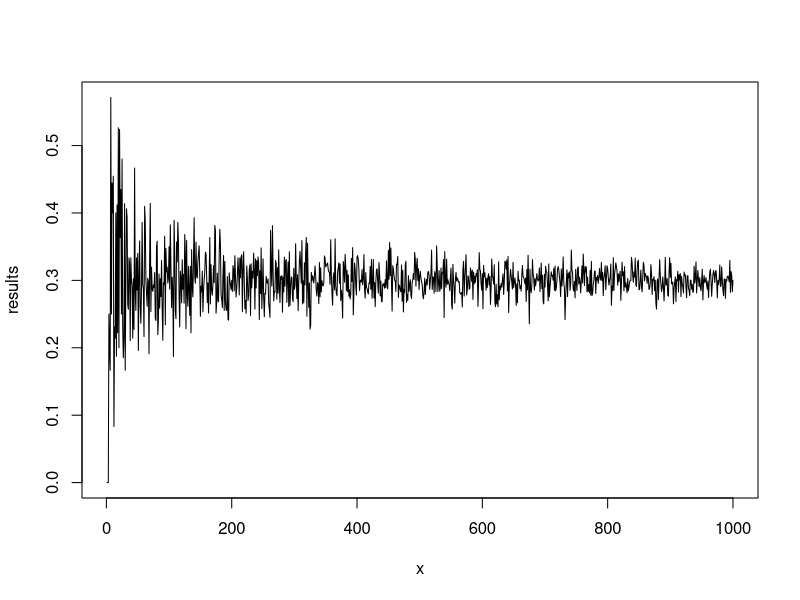
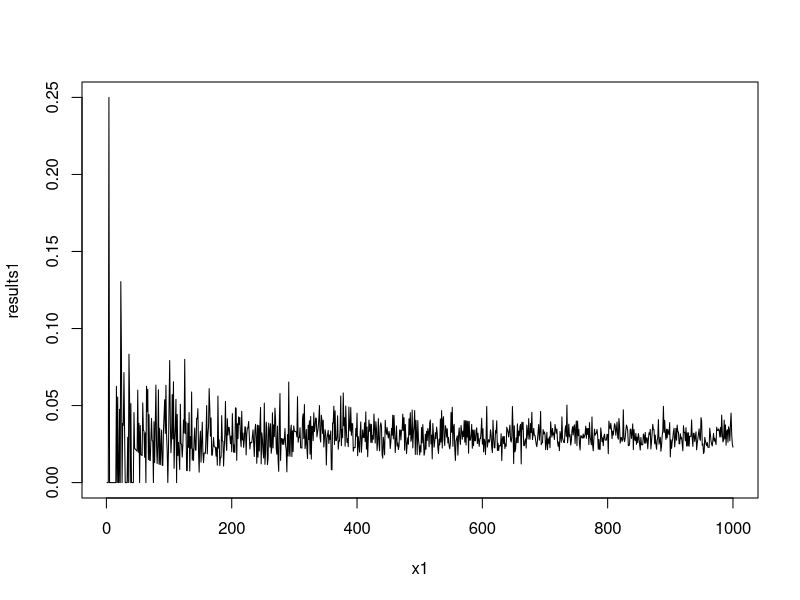

The R script that drew these images, in order:
sample.space <- c("Heads","Tails")

## Simulating for n = 1000 and p = 0.3
c1 <- sample(sample.space, size = 1000,replace = TRUE,prob = c(0.3,0.7))

## Inspecting the simulation
table(c1)

## Simulating for variable n
coinflip <- function(n){
  c2 <- sample(sample.space, size = n,replace = TRUE,prob = c(0.3,0.7))
  return(sum(c2 == "Heads")/n)
}

x <- 1:1000
results <- c()
for(i in x)
{
  results[i] <- coinflip(i) 
}

plot(x,results,type = "l")


## Simulating for n = 1000 and p = 0.03
c3 <- sample(sample.space, size = 1000,replace = TRUE,prob = c(0.03,0.97))

## Inspecting the simulation
table(c3)

## Simulating for variable n
coinflip1 <- function(n){
  c4 <- sample(sample.space, size = n,replace = TRUE,prob = c(0.03,0.97))
  return(sum(c4 == "Heads")/n)
}

x1 <- 1:1000
results1 <- c()
for(i in x1)
{
  results1[i] <- coinflip1(i) 
}

plot(x1,results1,type = "l")


